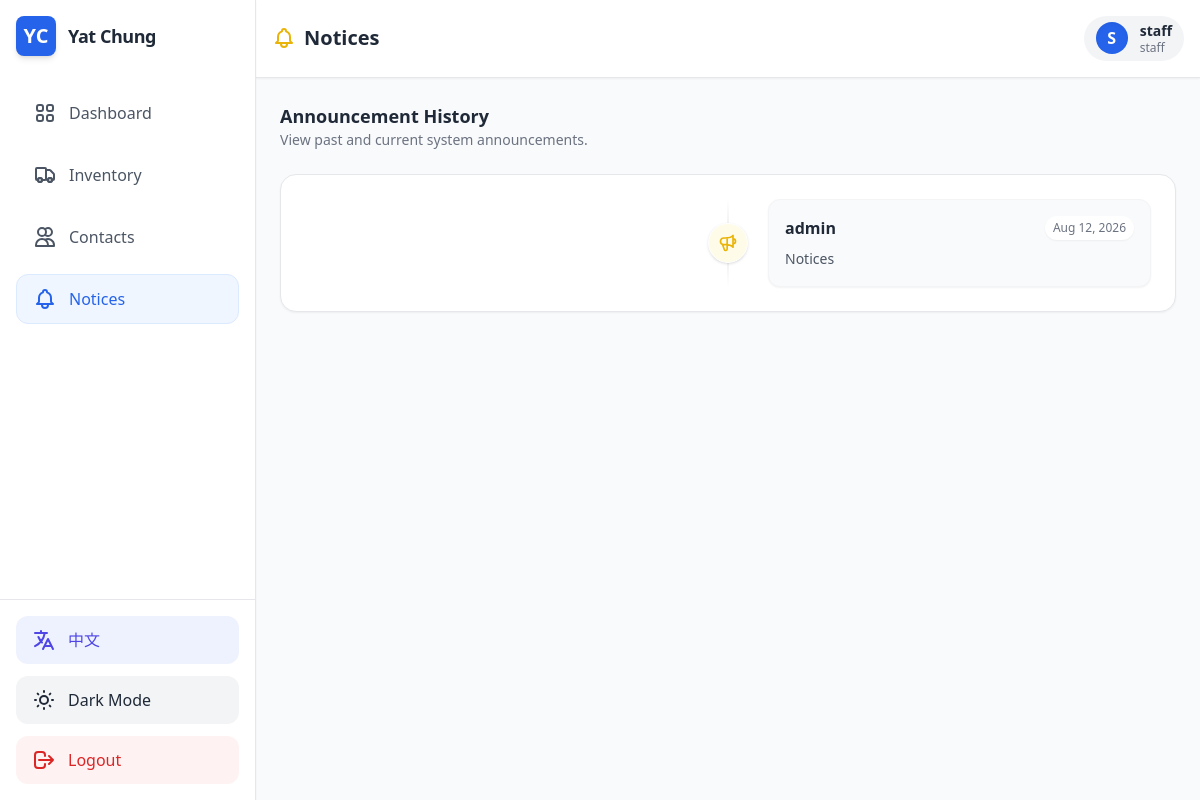
The page /notices (signed in) on the database its author committed.
### app.py (models this page shows, shortened)
class Notice(db.Model):
    id = db.Column(db.Integer, primary_key=True)
    content = db.Column(db.Text, nullable=False)
    timestamp = db.Column(db.DateTime, default=datetime.utcnow)
    user_id = db.Column(db.Integer, db.ForeignKey(User.id), nullable=False)
    author = db.relationship('User', backref=db.backref('notices', lazy=True))

class User(UserMixin, db.Model):
    __tablename__ = 'users'
    id = db.Column(db.Integer, primary_key=True)
    username = db.Column(db.String(80), unique=True, nullable=False)
    password_hash = db.Column(db.String(128), nullable=False)
    role = db.Column(db.String(20), nullable=False, default='staff')

### app.py (the view)
@app.route('/notices')
def system_notices():
    try:
        if not current_user.is_authenticated:
            return redirect(url_for('login'))
        new_log = AuditLog(user_id=current_user.id, action="Viewed full system notices directory")
        db.session.add(new_log)
        db.session.commit()
        all_notices = Notice.query.order_by(Notice.timestamp.desc()).all()
        return render_template('notices.html', user=current_user, notices=all_notices)
    except Exception as e:
        print(f"🛑 NOTICES ROUTE ERROR: {str(e)}")
        flash(f"Could not load Notices tab: {str(e)}", "error")
        return redirect(url_for('dashboard'))

### app.py (called while the page is built)
@login_manager.user_loader
def load_user(user_id):
    return User.query.get(int(user_id))

@app.context_processor
def inject_translations():
    lang = flask_session.get('lang', 'en')
    def t(key):
        return TRANSLATIONS.get(lang, {}).get(key, key)
    return dict(t=t, current_lang=lang)

### templates/notices.html (shortened to what this page needs)
{% extends "base.html" %}
{% block header_content %}
<h2 class="text-xl font-bold text-gray-800 dark:text-white flex items-center gap-2">
    {{ t('notices_tab') }}
</h2>
<div class="flex items-center gap-3 px-3 py-1.5 bg-gray-100 dark:bg-gray-700 rounded-full">
    <div class="w-8 h-8 bg-primary text-white rounded-full flex items-center justify-center font-bold shadow-inner">
        {{ user.username[0] | upper if user else 'U' }}
    </div>
    <div class="hidden sm:block text-sm">
        <p class="font-bold leading-tight">{{ user.username if user else 'Staff User' }}</p>
        <p class="text-xs text-gray-500 dark:text-gray-400 leading-tight">{{ user.role if user else 'Staff' }}</p>
    </div>
</div>
{% endblock %}
{% block content %}
<div class="max-w-4xl mx-auto flex flex-col gap-6">
    <div class="flex justify-between items-center">
        <div>
            <h3 class="text-lg font-bold text-gray-800 dark:text-white">Announcement History</h3>
            <p class="text-sm text-gray-500 dark:text-gray-400">View past and current system announcements.</p>
        </div>
    </div>
    <div class="bg-white dark:bg-gray-800 border border-gray-200 dark:border-gray-700 rounded-2xl shadow-sm p-6">
        <div class="space-y-6 relative before:absolute before:inset-0 before:ml-5 before:-translate-x-px md:before:mx-auto md:before:translate-x-0 before:h-full before:w-0.5 before:bg-gradient-to-b before:from-transparent before:via-gray-200 dark:before:via-gray-700 before:to-transparent">
            {% for notice in notices %}
            <div class="relative flex items-center justify-between md:justify-normal md:odd:flex-row-reverse group is-active">
                <div class="flex items-center justify-center w-10 h-10 rounded-full border border-white dark:border-gray-900 bg-yellow-50 dark:bg-yellow-900/50 text-yellow-500 shadow shrink-0 md:order-1 md:group-odd:-translate-x-1/2 md:group-even:translate-x-1/2">
                </div>
                <div class="w-[calc(100%-4rem)] md:w-[calc(50%-2.5rem)] bg-gray-50 dark:bg-gray-900/50 p-4 rounded-xl border border-gray-100 dark:border-gray-700 shadow-sm">
                    <div class="flex items-center justify-between mb-2">
                        <span class="font-bold text-gray-800 dark:text-gray-200">{{ notice.author.username }}</span>
                        <span class="text-xs font-medium text-gray-500 dark:text-gray-400 bg-white dark:bg-gray-800 px-2 py-1 rounded-full shadow-sm">{{ notice.timestamp.strftime('%b %d, %Y') }}</span>
                    </div>
                    <p class="text-sm text-gray-600 dark:text-gray-300 leading-relaxed">{{ notice.content }}</p>
                </div>
            </div>
            {% else %}
            <div class="text-center py-12 text-gray-500 dark:text-gray-400 italic">
                No notices have been published to the system yet.
            </div>
            {% endfor %}
        </div>
    </div>
</div>
{% endblock %}

### templates/base.html (shortened to what this page needs)
<!DOCTYPE html>
<html lang="en" class="light">
<head>
    <script src="https://cdn.tailwindcss.com"></script>
</head>
<body class="bg-gray-50 dark:bg-gray-900 text-gray-800 dark:text-gray-100 h-screen flex overflow-hidden">
    {% if user %}
    <aside class="w-24 md:w-64 bg-white dark:bg-gray-800 border-r border-gray-200 dark:border-gray-700 flex flex-col justify-between shadow-sm z-10 transition-all">
        <div class="p-4">
            <div class="flex items-center justify-center md:justify-start gap-3 mb-8">
                <div class="w-10 h-10 bg-primary text-white rounded-lg flex items-center justify-center font-bold text-xl shadow-md">YC</div>
                <h1 class="hidden md:block font-bold text-lg tracking-tight">Yat Chung</h1>
            </div>
            <nav class="space-y-3">
                <a href="{{ url_for('dashboard') }}" class="w-full flex items-center justify-center md:justify-start gap-3 px-4 py-3 rounded-xl font-medium transition-colors border
                    {% if request.endpoint == 'dashboard' %} bg-blue-50 dark:bg-blue-900/30 text-primary border-blue-100 dark:border-blue-800
                    {% else %} border-transparent hover:bg-gray-100 dark:hover:bg-gray-700 text-gray-600 dark:text-gray-300 {% endif %}">
                    <span class="hidden md:inline">{{ t('dashboard') }}</span>
                </a>
                <a href="{{ url_for('inventory') }}" class="w-full flex items-center justify-center md:justify-start gap-3 px-4 py-3 rounded-xl font-medium transition-colors border
                    {% if request.endpoint == 'inventory' %} bg-blue-50 dark:bg-blue-900/30 text-primary border-blue-100 dark:border-blue-800
                    {% else %} border-transparent hover:bg-gray-100 dark:hover:bg-gray-700 text-gray-600 dark:text-gray-300 {% endif %}">
                    <span class="hidden md:inline">{{ t('inventory_tab') }}</span>
                </a>
                {% if user and user.role != 'investor' %}
                <a href="{{ url_for('customers') }}" class="w-full flex items-center justify-center md:justify-start gap-3 px-4 py-3 rounded-xl font-medium transition-colors border
                    {% if request.endpoint == 'customers' %} bg-blue-50 dark:bg-blue-900/30 text-primary border-blue-100 dark:border-blue-800
                    {% else %} border-transparent hover:bg-gray-100 dark:hover:bg-gray-700 text-gray-600 dark:text-gray-300 {% endif %}">
                    <svg class="w-6 h-6" fill="none" stroke="currentColor" viewBox="0 0 24 24"><path stroke-linecap="round" stroke-linejoin="round" stroke-width="2" d="M12 4.354a4 4 0 110 5.292M15 21H3v-1a6 6 0 0112 0v1zm0 0h6v-1a6 6 0 00-9-5.197M13 7a4 4 0 11-8 0 4 4 0 018 0z"></path></svg>
                    <span class="hidden md:inline">{{ t('contacts') }}</span>
                </a>
                {% endif %}
                <a href="{{ url_for('system_notices') }}" class="w-full flex items-center justify-center md:justify-start gap-3 px-4 py-3 rounded-xl font-medium transition-colors border
                    {% if request.endpoint == 'system_notices' %} bg-blue-50 dark:bg-blue-900/30 text-primary border-blue-100 dark:border-blue-800
                    {% else %} border-transparent hover:bg-gray-100 dark:hover:bg-gray-700 text-gray-600 dark:text-gray-300 {% endif %}">
                    <span class="hidden md:inline">{{ t('notices_tab') }}</span>
                </a>
            </nav>
        </div>
        <div class="p-4 border-t border-gray-200 dark:border-gray-700 space-y-3">
            <a href="{{ url_for('set_lang', lang='zh' if current_lang == 'en' else 'en') }}" class="w-full flex items-center justify-center md:justify-start gap-3 px-4 py-3 bg-indigo-50 dark:bg-indigo-900/30 text-indigo-600 dark:text-indigo-400 hover:bg-indigo-100 dark:hover:bg-indigo-900/50 rounded-xl font-medium transition-colors">
                <svg class="w-6 h-6" fill="none" stroke="currentColor" viewBox="0 0 24 24"><path stroke-linecap="round" stroke-linejoin="round" stroke-width="2" d="M3 5h12M9 3v2m1.048 9.5A18.022 18.022 0 016.412 9m6.088 9h7M11 21l5-10 5 10M12.751 5C11.783 10.77 8.07 15.61 3 18.129"></path></svg>
                <span class="hidden md:inline">{{ '中文' if current_lang == 'en' else 'English' }}</span>
            </a>
            <button id="theme-toggle" class="w-full flex items-center justify-center md:justify-start gap-3 px-4 py-3 bg-gray-100 dark:bg-gray-700 hover:bg-gray-200 dark:hover:bg-gray-600 rounded-xl font-medium transition-colors">
                <span class="hidden md:inline" id="theme-text">Dark Mode</span>
            </button>
            <a href="{{ url_for('logout') }}" class="w-full flex items-center justify-center md:justify-start gap-3 px-4 py-3 bg-red-50 text-red-600 dark:bg-red-900/20 dark:text-red-400 hover:bg-red-100 dark:hover:bg-red-900/40 rounded-xl font-medium transition-colors">
                <svg class="w-6 h-6" fill="none" stroke="currentColor" viewBox="0 0 24 24"><path stroke-linecap="round" stroke-linejoin="round" stroke-width="2" d="M17 16l4-4m0 0l-4-4m4 4H7m6 4v1a3 3 0 01-3 3H6a3 3 0 01-3-3V7a3 3 0 013-3h4a3 3 0 013 3v1"></path></svg>
                <span class="hidden md:inline">{{ t('logout') }}</span>
            </a>
        </div>
    </aside>
    {% endif %}
    <main class="flex-1 flex flex-col h-full overflow-hidden relative">
        {% if user %}
        <header class="bg-white dark:bg-gray-800 border-b border-gray-200 dark:border-gray-700 p-4 flex justify-between items-center shadow-sm z-0">
            {% block header_content %}{% endblock %}
        </header>
        {% endif %}
        <div class="flex-1 overflow-y-auto p-4 md:p-6">
            {% block content %}
            {% endblock %}
        </div>
    </main>
</body>
</html>

### templates/base.html (style rules this page uses)
body { transition: background-color 0.3s ease, color 0.3s ease; }

### rows shown on the page
Notice: content "Notices", author.username "admin", timestamp "Aug 12, 2026"
User: username "S", username "staff", role "staff"

### other values the page prints
{{ t('dashboard') }} "Dashboard"
{{ t('inventory_tab') }} "Inventory"
{{ t('contacts') }} "Contacts"
{{ '中文' if current_lang == 'en' else 'English' }} "中文"
{{ t('logout') }} "Logout"
